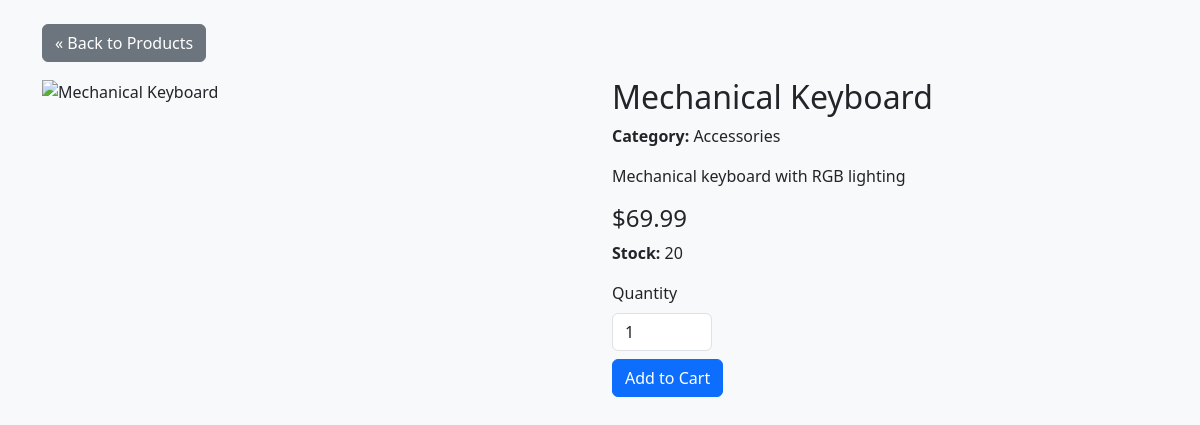
The page /product.php?id=10 on the database its author committed.
### tables this page shows
CREATE TABLE `products` (
  `id` int(11) NOT NULL,
  `name` varchar(255) NOT NULL,
  `description` text DEFAULT NULL,
  `price` decimal(10,2) NOT NULL DEFAULT 0.00,
  `image` varchar(255) NOT NULL,
  `image_url` varchar(255) DEFAULT NULL,
  `category` varchar(100) DEFAULT NULL,
  `stock` int(11) NOT NULL DEFAULT 0
);

### product.php (the view, shortened to what this page needs)
<?php
require 'includes/db.php';
$product_id = (int)$_GET['id'];
$stmt = $pdo->prepare("SELECT * FROM products WHERE id = ?");
$stmt->execute([$product_id]);
$product = $stmt->fetch();
?>
<!DOCTYPE html>
<html>
<head>
    <link href="css/style.css" rel="stylesheet">
</head>
<body class="bg-light">
<div class="container py-4">
    <a href="products.php" class="btn btn-secondary mb-3">&laquo; Back to Products</a>
    <div class="row">
        <div class="col-md-6">
            <img src="<?= htmlspecialchars($product['image_url']) ?>" alt="<?= htmlspecialchars($product['name']) ?>" class="img-fluid" style="max-height:400px; object-fit:contain;">
        </div>
        <div class="col-md-6">
            <h2><?= htmlspecialchars($product['name']) ?></h2>
            <p><strong>Category:</strong> <?= htmlspecialchars(ucwords($product['category'])) ?></p>
            <p><?= nl2br(htmlspecialchars($product['description'])) ?></p>
            <h4>$<?= $product['price'] ?></h4>
            <p><strong>Stock:</strong> <?= $product['stock'] ?></p>
            <form method="POST" class="mt-3">
                <label for="quantity" class="form-label">Quantity</label>
                <input type="number" name="quantity" id="quantity" value="1" min="1" max="<?= $product['stock'] ?>" class="form-control" style="width:100px;">
                <button type="submit" class="btn btn-primary mt-2">Add to Cart</button>
            </form>
        </div>
    </div>
</div>
</body>
</html>

### rows shown on the page
products: name "Mechanical Keyboard", category "Accessories", description "Mechanical keyboard with RGB lighting", price "69.99", stock "20"
